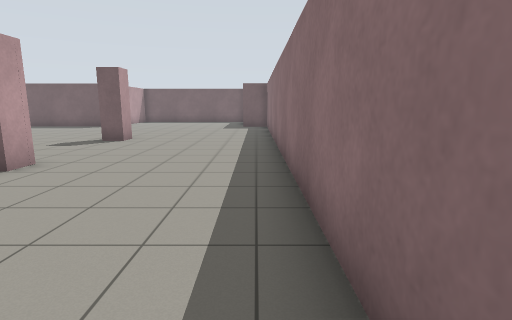
View 1 (above)

21 first-person views from a walk through a Gazebo world. The camera is 1.2 m above the floor, tilts 10° down and sees 80° across. The floor is counted in squares, 1 m on a side. Each view is taken from the middle of a square. On the plan, view 1 faces up. The plan holds only what a view shows up to about 13 squares ahead; the rest is blank.

View 2
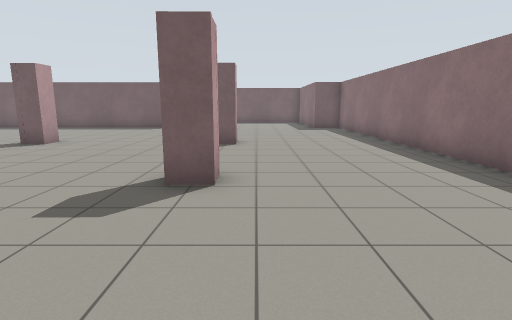

View 3
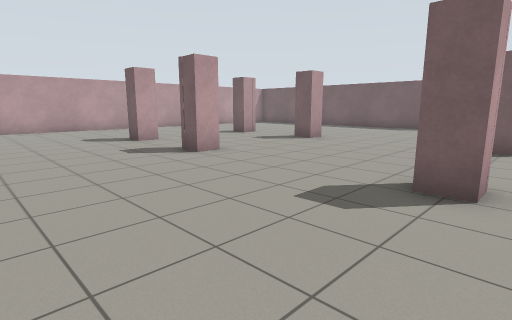

View 4
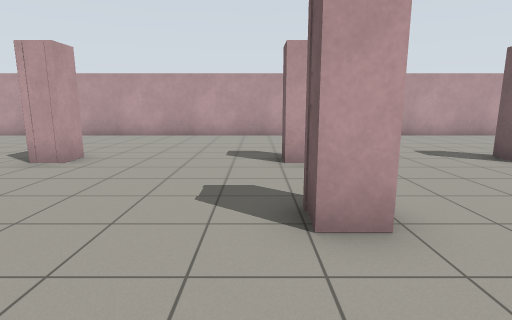

View 5
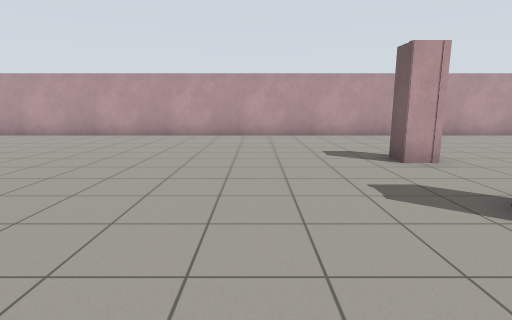

View 6
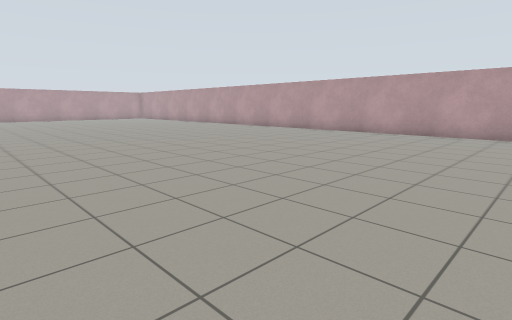

View 7
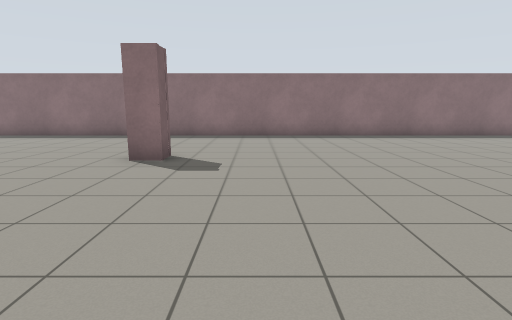

View 8
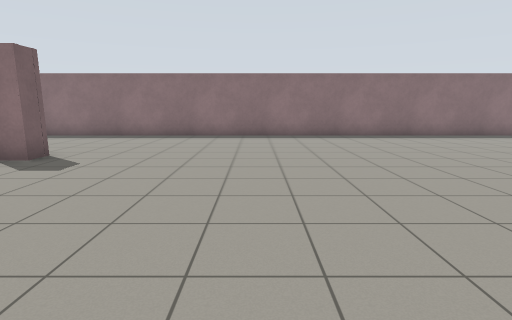

View 9
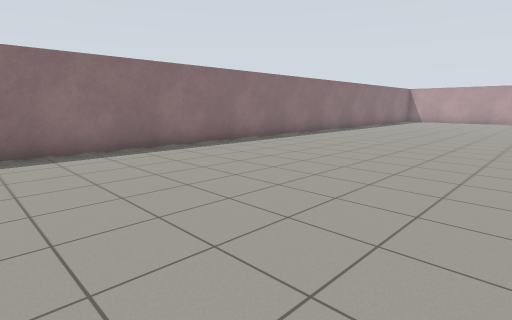

View 10
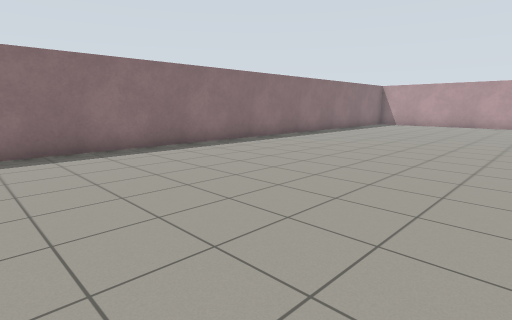

View 11
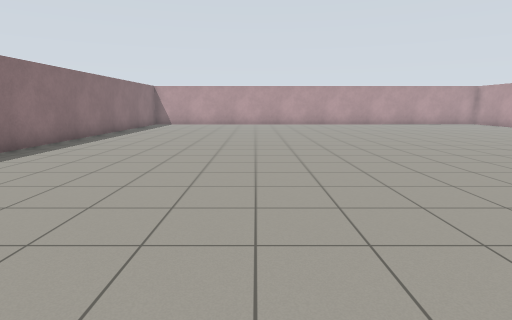

View 12
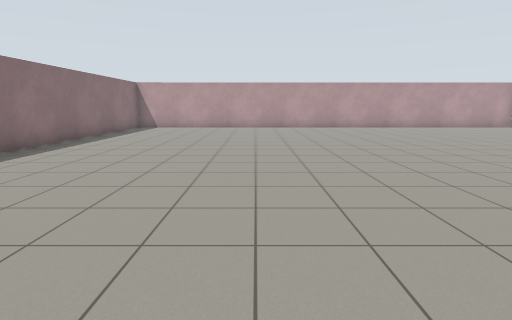

View 13
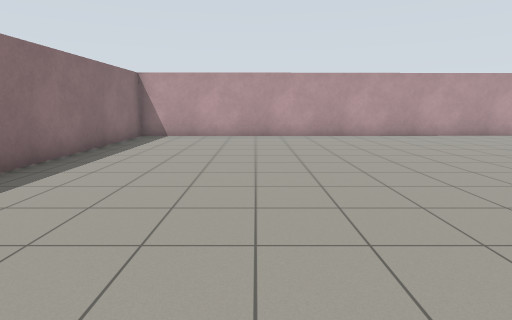

View 14
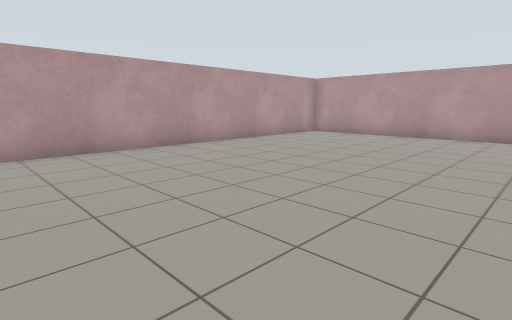

View 15
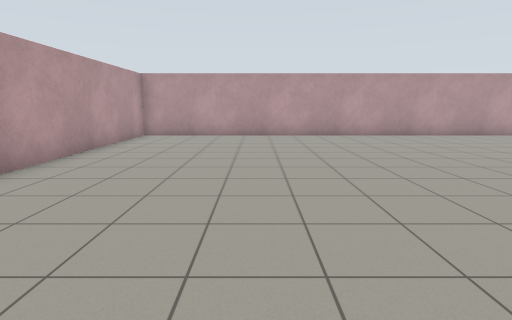

View 16
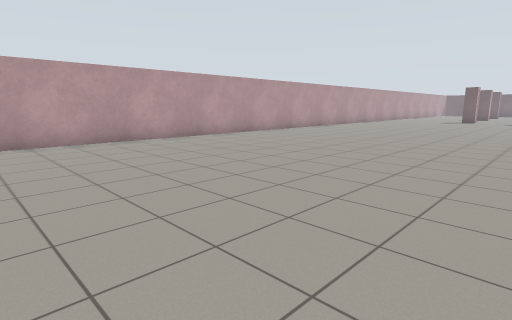

View 17
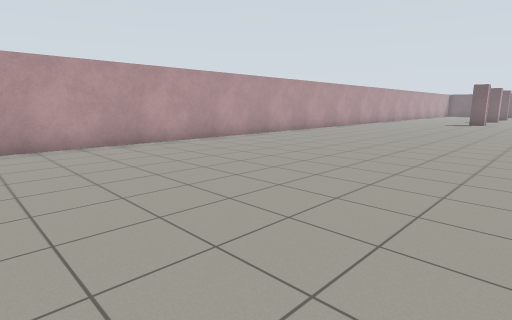

View 18
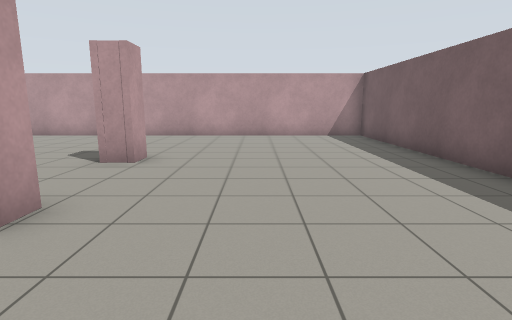

View 19
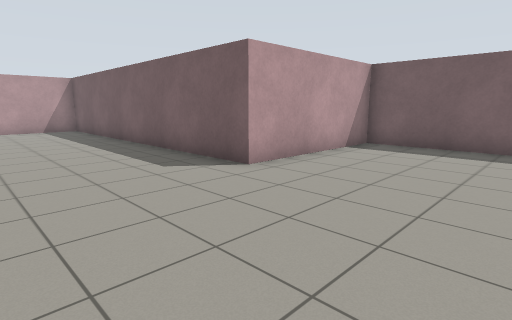

View 20
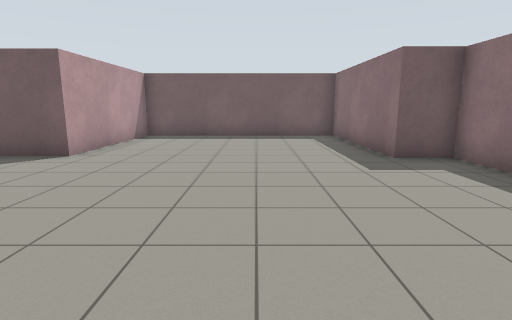

View 21
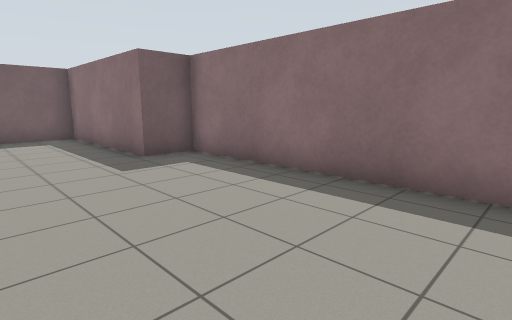

### Floor plan
Points are (right, up) in squares from view 1. A wall is a line through its corners. A room is listed if a view was taken in it or the views show most of it. See-through windows are left out.
Room 1 (views 1, 2, 3, 4, 5, 6, 7, 8, 9, 10, 11, 12, 13, 14, 15, 16, 17, 18, 19, 20, 21)
walls: (-10.8, 6.4) (-10.8, 5.6) (-11.4, 5.6); (-14.4, 6.5) (-14.4, 5.6) (-15.3, 5.6); (-4.6, 6.4) (-4.6, 5.6) (-5.5, 5.5); (-20.6, 7.6) (-20.6, -32.6) (0.6, -32.4) (0.6, 18.1) (-0.7, 18.1) (-0.8, 23.7) (-8.5, 23.7) (-8.5, 18.3) (-20.6, 18.3) (-20.6, 9.4); (-11.6, 11.4) (-10.8, 11.4) (-10.8, 10.7) (-11.6, 10.7); (-15.2, 11.4) (-14.4, 11.4) (-14.4, 10.7) (-15.3, 10.7); (-4.6, 11.5) (-4.6, 10.7) (-5.5, 10.7)

Positions as (right, up) in squares from view 1, and headings:
1: (0, 0), facing up
2: (-4, 1), facing up
3: (-4, 1), facing up-left
4: (-8, 5), facing left
5: (-8, -3), facing left
6: (-7, -3), facing down-left
7: (-12, -2), facing right
8: (-12, -5), facing right
9: (-8, -7), facing down-right
10: (-8, -12), facing down-right
11: (-6, -12), facing down
12: (-6, -15), facing down
13: (-4, -20), facing down
14: (-8, -24), facing down-left
15: (-8, -28), facing left
16: (-10, -26), facing up-left
17: (-11, -23), facing up-left
18: (-8, 14), facing left
19: (-4, 14), facing up-left
20: (-4, 11), facing up
21: (-4, 11), facing up-right
